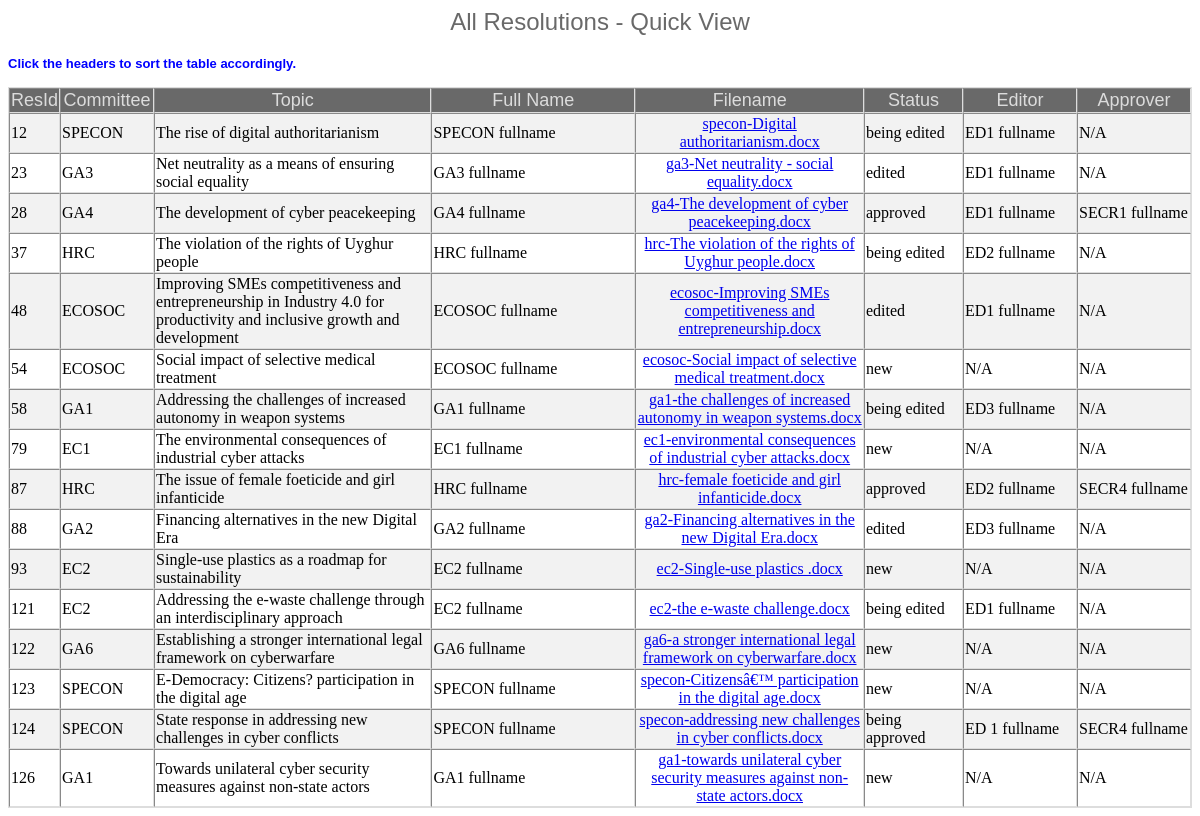
The app's page /AdminViewScreen.php with its own data.
### tables this page shows
CREATE TABLE `resolutions` (
  `id` int(10) NOT NULL,
  `committee` varchar(50) NOT NULL,
  `topic` varchar(270) NOT NULL,
  `username` varchar(15) NOT NULL,
  `fullname` varchar(35) NOT NULL,
  `position` varchar(25) NOT NULL,
  `resolution_filename` varchar(80) NOT NULL,
  `status` varchar(20) NOT NULL,
  `editor` varchar(35) NOT NULL,
  `approver` varchar(30) NOT NULL
);

### AdminViewScreen.php (the view, shortened to what this page needs)
<?php
$table = "resolutions";
$cnx = mysqli_connect("localhost", "root", "", "cgsmun_db");
$sql_all_files= "SELECT `id`, `committee`, `topic`, `username`, `fullname`, `position`, `resolution_filename`, `status`, `editor`, `approver` FROM $table ORDER BY `id`";
$result= mysqli_query($cnx, $sql_all_files)
or die("SELECT Error: ".mysqli_error($cnx));
print "<table id='adminstbl' border=1>\n";
print "<tr>\n";
print "<th onclick='sortTable(0)'>ResId</th>";
print "<th style='width:90px' onclick='sortTable(1)'>Committee</th>";
print "<th onclick='sortTable(2)'>Topic</th>";
print "<th style='width:200px' onclick='sortTable(3)'>Full Name</th>";
print "<th onclick='sortTable(4)'>Filename</th>";
print "<th style='width:95px' onclick='sortTable(5)'>Status</th>";
print "<th style='width:110px' onclick='sortTable(6)'>Editor</th>";
print "<th style='width:110px' onclick='sortTable(7)'>Approver</th>";
print "</tr>\n";
while ($row = mysqli_fetch_array($result)){
$idvalue=$row['id'];
$committeevalue=$row['committee'];
$commshort_query = "SELECT CommitteeShort FROM committees WHERE CommitteeName = \"{$committeevalue}\"";
$commshort_result = mysqli_query($cnx, $commshort_query);
$commshort_row = mysqli_fetch_array($commshort_result);
$commshort_name = $commshort_row['CommitteeShort'];
$topicvalue= $row['topic'];
$fullnamevalue=$row['fullname'];
$statusvalue= $row['status'];
$files_field= $row['resolution_filename'];
$editorvalue= $row['editor'];
if($editorvalue == NULL){
  $editorvalue = "N/A";
}
$approvervalue= $row['approver'];
if($approvervalue == NULL){
  $approvervalue = "N/A";
}
print "<tr>\n";
print "<td>$idvalue</td>";
print "<td>$commshort_name</td>";
print "<td>$topicvalue</td>";
print "<td>$fullnamevalue</td>";
if($statusvalue == 'approved'){
  print "<td><div align=center><a href='uploads/secretariat_uploads/$files_field'>$files_field</a></div></td>";
} elseif (($statusvalue == 'edited') or ($statusvalue == 'being approved')){
   print "<td><div align=center><a href='uploads/editor_uploads/$files_field'>$files_field</a></div></td>";
} else {
   print "<td><div align=center><a href='uploads/committee_uploads/$files_field'>$files_field</a></div></td>";
}
print "<td>$statusvalue</td>";
print "<td>$editorvalue</td>";
print "<td>$approvervalue</td>";
print "</tr>\n";
}
?>
<!DOCTYPE HTML>
<html lang="en">
<head>
   <link rel="stylesheet" type="text/css" href="css/AdminViewScreenStyle.css"/>
</head>
<body>
   <h2>All Resolutions - Quick View</h2>
<div class="text"><strong>Click the headers to sort the table accordingly.</strong></div> <p>
</body>
</html>

### css/AdminViewScreenStyle.css (style rules this page uses)
h2 { text-align: center; font: 24px verdana, sans-serif; color: #696969; }
table { border-spacing: 0; width: 100%; border: 1px solid #ddd; }
th { cursor: pointer; background-color: #696969; color: #DCDCDC; text-align: center; font: 18px "Trebuchet MS", sans-serif; }
td { text-align: left; font: 16px "Trebuchet MS"; }
tr:nth-child(even) { background-color: #f2f2f2; }
.text { color: blue; font: 13px "Trebuchet MS", sans-serif; }

### records on screen
resolutions: id "12", commshort_name "SPECON", topic "The rise of digital authoritarianism", fullname "SPECON fullname", resolution_filename "specon-Digital authoritarianism.docx", status "being edited", editor "ED1 fullname", approver "N/A"
resolutions: id "23", commshort_name "GA3", topic "Net neutrality as a means of ensuring social equality", fullname "GA3 fullname", resolution_filename "ga3-Net neutrality - social equality.docx", status "edited", editor "ED1 fullname", approver "N/A"
resolutions: id "28", commshort_name "GA4", topic "The development of cyber peacekeeping", fullname "GA4 fullname", resolution_filename "ga4-The development of cyber peacekeeping.docx", status "approved", editor "ED1 fullname", approver "SECR1 fullname"
resolutions: id "37", commshort_name "HRC", topic "The violation of the rights of Uyghur people", fullname "HRC fullname", resolution_filename "hrc-The violation of the rights of Uyghur people.docx", status "being edited", editor "ED2 fullname", approver "N/A"
resolutions: id "48", commshort_name "ECOSOC", topic "Improving SMEs competitiveness and entrepreneurship in Industry 4.0 for productivity and inclusive growth and development", fullname "ECOSOC fullname", resolution_filename "ecosoc-Improving SMEs competitiveness and entrepreneurship.docx", status "edited", editor "ED1 fullname", approver "N/A"
resolutions: id "54", commshort_name "ECOSOC", topic "Social impact of selective medical treatment", fullname "ECOSOC fullname", resolution_filename "ecosoc-Social impact of selective medical treatment.docx", status "new", editor "N/A", approver "N/A"
resolutions: id "58", commshort_name "GA1", topic "Addressing the challenges of increased autonomy in weapon systems", fullname "GA1 fullname", resolution_filename "ga1-the challenges of increased autonomy in weapon systems.docx", status "being edited", editor "ED3 fullname", approver "N/A"
resolutions: id "79", commshort_name "EC1", topic "The environmental consequences of industrial cyber attacks", fullname "EC1 fullname", resolution_filename "ec1-environmental consequences of industrial cyber attacks.docx", status "new", editor "N/A", approver "N/A"
resolutions: id "87", commshort_name "HRC", topic "The issue of female foeticide and girl infanticide", fullname "HRC fullname", resolution_filename "hrc-female foeticide and girl infanticide.docx", status "approved", editor "ED2 fullname", approver "SECR4 fullname"
resolutions: id "88", commshort_name "GA2", topic "Financing alternatives in the new Digital Era", fullname "GA2 fullname", resolution_filename "ga2-Financing alternatives in the new Digital Era.docx", status "edited", editor "ED3 fullname", approver "N/A"
resolutions: id "93", commshort_name "EC2", topic "Single-use plastics as a roadmap for sustainability", fullname "EC2 fullname", resolution_filename "ec2-Single-use plastics .docx", status "new", editor "N/A", approver "N/A"
resolutions: id "121", commshort_name "EC2", topic "Addressing the e-waste challenge through an interdisciplinary approach", fullname "EC2 fullname", resolution_filename "ec2-the e-waste challenge.docx", status "being edited", editor "ED1 fullname", approver "N/A"
resolutions: id "122", commshort_name "GA6", topic "Establishing a stronger international legal framework on cyberwarfare", fullname "GA6 fullname", resolution_filename "ga6-a stronger international legal framework on cyberwarfare.docx", status "new", editor "N/A", approver "N/A"
resolutions: id "123", commshort_name "SPECON", topic "E-Democracy: Citizens? participation in the digital age", fullname "SPECON fullname", resolution_filename "specon-Citizensâ€™ participation in the digital age.docx", status "new", editor "N/A", approver "N/A"
resolutions: id "124", commshort_name "SPECON", topic "State response in addressing new challenges in cyber conflicts", fullname "SPECON fullname", resolution_filename "specon-addressing new challenges in cyber conflicts.docx", status "being approved", editor "ED 1 fullname", approver "SECR4 fullname"
resolutions: id "126", commshort_name "GA1", topic "Towards unilateral cyber security measures against non-state actors", fullname "GA1 fullname", resolution_filename "ga1-towards unilateral cyber security measures against non-state actors.docx", status "new", editor "N/A", approver "N/A"
